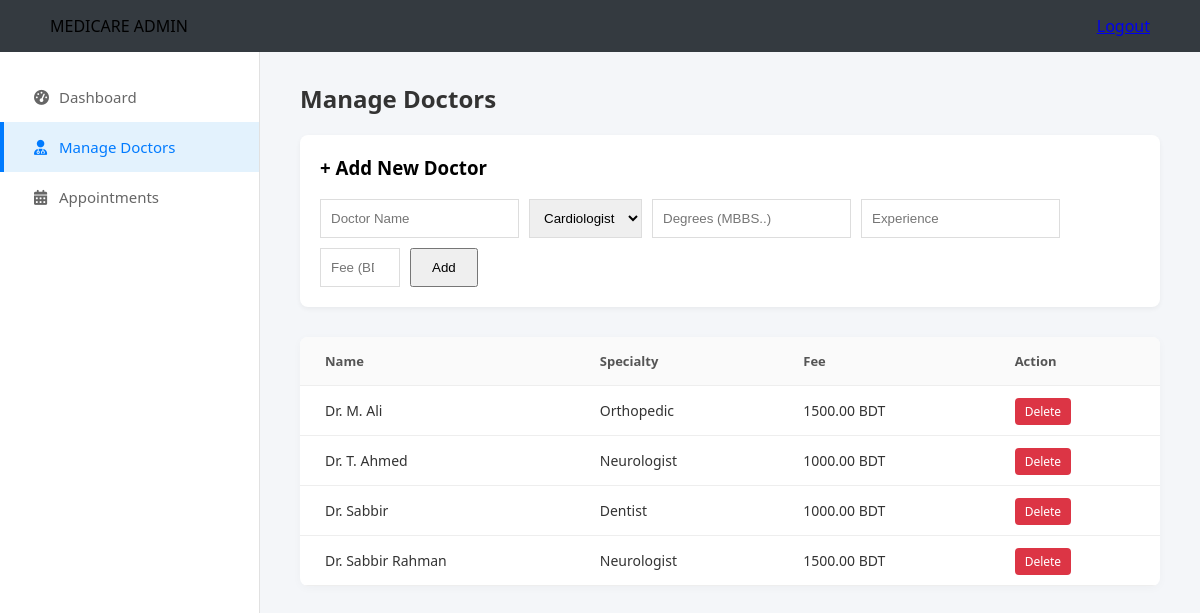
The app's page /php/manage_doctors.php (signed in) with its own data.
### tables this page shows
CREATE TABLE `doctors` (
  `id` int(11) NOT NULL,
  `name` varchar(100) DEFAULT NULL,
  `specialty` varchar(100) DEFAULT NULL,
  `qualification` varchar(100) DEFAULT NULL,
  `experience` varchar(50) DEFAULT NULL,
  `fee` decimal(10,2) DEFAULT NULL,
  `image` varchar(255) DEFAULT 'default_doc.png'
);

### php/manage_doctors.php (the view, shortened to what this page needs)
<?php
include 'db_connect.php';
?>
<!DOCTYPE html>
<html>
<head>
      <link rel="stylesheet" href="../css/admin_dashboard.css">
     <link rel="stylesheet" href="../css/manage_doctors.css">
      <link rel="stylesheet" href="../css/global.css">
    <link rel="stylesheet" href="https://cdnjs.cloudflare.com/ajax/libs/font-awesome/6.0.0/css/all.min.css">
</head>
<body>
    <div class="navbar" style="background-color: #343a40;">
        <div class="brand">MEDICARE ADMIN</div>
        <div class="user-menu"><a href="logout.php">Logout</a></div>
    </div>
    <div class="dashboard-container">
        <div class="sidebar">
            <a href="admin_dashboard.php"><i class="fa fa-tachometer-alt"></i> Dashboard</a>
            <a href="manage_doctors.php" class="active"><i class="fa fa-user-md"></i> Manage Doctors</a>
            <a href="admin_appointments.php"><i class="fa fa-calendar-alt"></i> Appointments</a>
        </div>
        <div class="main-content">
            <h2>Manage Doctors</h2>
            <div style="background: white; padding: 20px; border-radius: 8px; margin-bottom: 30px; box-shadow: 0 2px 5px rgba(0,0,0,0.05);">
                <h3 style="margin-top: 0;">+ Add New Doctor</h3>
                <form method="POST" style="display: flex; gap: 10px; flex-wrap: wrap;">
                    <input type="text" name="name" placeholder="Doctor Name" required style="padding: 10px; border: 1px solid #ddd;">
                    <select name="specialty" style="padding: 10px; border: 1px solid #ddd;">
                        <option>Cardiologist</option>
                    </select>
                    <input type="text" name="qualification" placeholder="Degrees (MBBS..)" required style="padding: 10px; border: 1px solid #ddd;">
                    <input type="text" name="experience" placeholder="Experience" required style="padding: 10px; border: 1px solid #ddd;">
                    <input type="number" name="fee" placeholder="Fee (BDT)" required style="padding: 10px; border: 1px solid #ddd; width: 80px;">
                    <button type="submit" name="add_doctor" class="btn-login-submit" style="margin: 0; width: auto; padding: 10px 20px;">Add</button>
                </form>
            </div>
            <div class="table-container">
                <table>
                    <thead>
                        <tr>
                            <th>Name</th>
                            <th>Specialty</th>
                            <th>Fee</th>
                            <th>Action</th>
                        </tr>
                    </thead>
                    <tbody>
                        <?php
                        $res = mysqli_query($conn, "SELECT * FROM doctors");
                        while ($row = mysqli_fetch_assoc($res)) {
                            echo "<tr>";
                            echo "<td>{$row['name']}</td>";
                            echo "<td>{$row['specialty']}</td>";
                            echo "<td>{$row['fee']} BDT</td>";
                            echo "<td>
                                    <a href='manage_doctors.php?delete={$row['id']}'
                                       onclick='return confirm(\"Are you sure?\")'
                                       style='color: white; background: #dc3545; padding: 5px 10px; text-decoration: none; border-radius: 4px; font-size: 12px;'>
                                       Delete
                                    </a>
                                  </td>";
                            echo "</tr>";
                        }
                        ?>
                    </tbody>
                </table>
            </div>
        </div>
    </div>
</body>
</html>

### css/admin_dashboard.css (style rules this page uses)
.dashboard-container { display: flex; height: calc(100vh - 60px); }
.sidebar { width: 260px; background: white; border-right: 1px solid #e1e1e1; padding-top: 20px; flex-shrink: 0; }
.sidebar a { display: flex; align-items: center; padding: 15px 30px; color: #666; text-decoration: none; font-size: 15px; transition: 0.2s; border-left: 4px solid transparent; }
.sidebar a.active { background-color: #e3f2fd; color: #007bff; border-left: 4px solid #007bff; font-weight: 500; }
.sidebar i { width: 25px; }
.main-content { flex: 1; padding: 30px 40px; background-color: #f4f6f9; overflow-y: auto; }

### css/manage_doctors.css (style rules this page uses)
.main-content h2 { margin-top: 0; margin-bottom: 20px; color: #333; }
.table-container { background: #ffffff; border-radius: 8px; box-shadow: 0 2px 10px rgba(0, 0, 0, 0.03); overflow-x: auto; }
table { width: 100%; border-collapse: collapse; min-width: 600px; }
thead th { background: #fafafa; text-align: left; padding: 15px 25px; font-size: 13px; color: #555; border-bottom: 1px solid #eee; }
tbody td { padding: 15px 25px; font-size: 14px; color: #333; border-bottom: 1px solid #eee; }

### css/global.css (style rules this page uses)
* { box-sizing: border-box; }
body { margin: 0; font-family: 'Segoe UI', Tahoma, Geneva, Verdana, sans-serif; background-color: #f8f9fa; }
.navbar { background-color: #007bff; padding: 15px 50px; display: flex; justify-content: space-between; align-items: center; }

### records on screen
doctors: name "Dr. M. Ali", specialty "Orthopedic", fee "1500.00"
doctors: name "Dr. T. Ahmed", specialty "Neurologist", fee "1000.00"
doctors: name "Dr. Sabbir", specialty "Dentist", fee "1000.00"
doctors: name "Dr. Sabbir Rahman", specialty "Neurologist", fee "1500.00"
